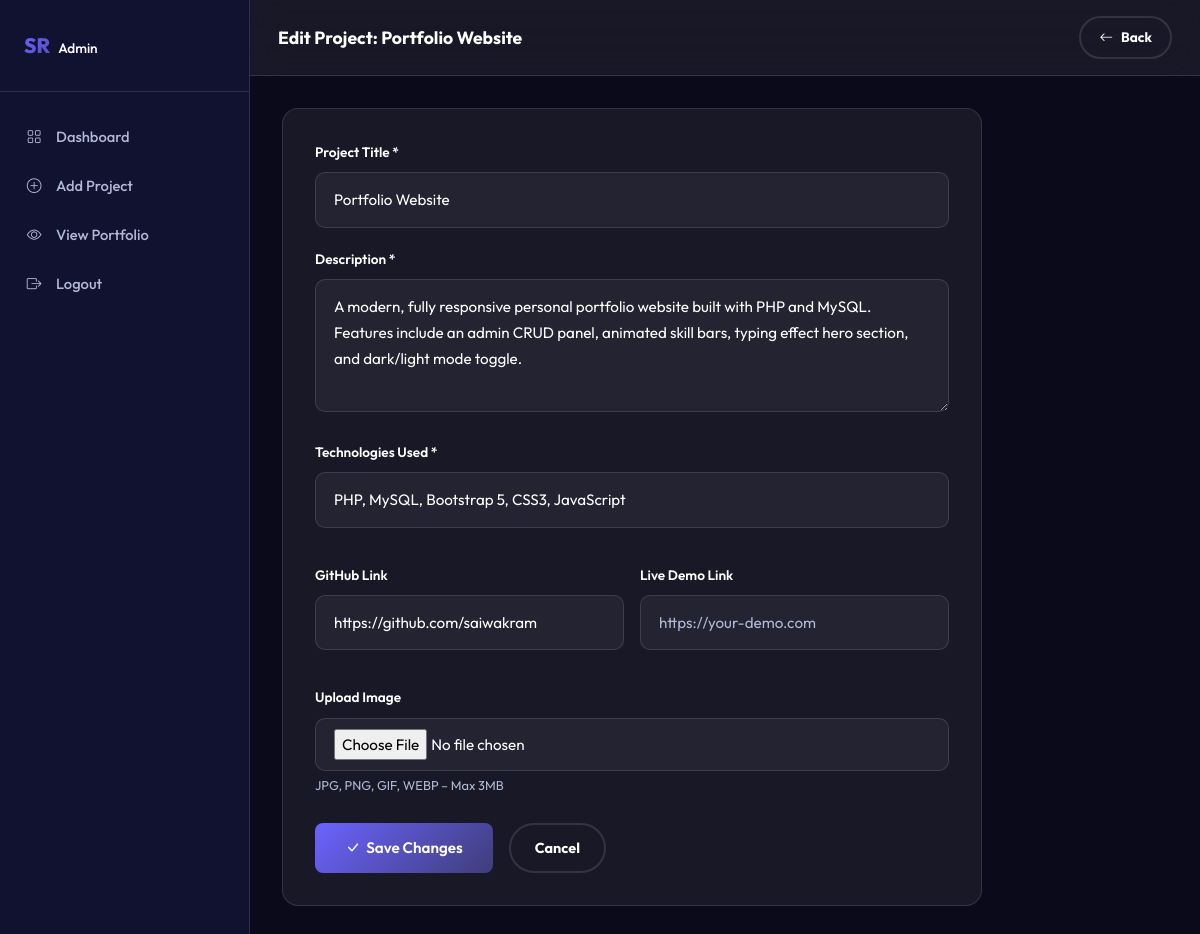
Page /admin/edit_project.php?id=3 (signed in) on the committed database.
### tables this page shows
CREATE TABLE IF NOT EXISTS projects (
    id           INT AUTO_INCREMENT PRIMARY KEY,
    title        VARCHAR(150)  NOT NULL,
    description  TEXT          NOT NULL,
    technologies VARCHAR(255)  NOT NULL,
    image        VARCHAR(255)  DEFAULT NULL,
    github_link  VARCHAR(255)  DEFAULT NULL,
    demo_link    VARCHAR(255)  DEFAULT NULL,
    created_at   TIMESTAMP     DEFAULT CURRENT_TIMESTAMP
);

### admin/edit_project.php (the view, shortened to what this page needs)
<?php
$db = getDB();
$id = (int)($_GET['id'] ?? 0);
$stmt = $db->prepare('SELECT * FROM projects WHERE id = ?');
$stmt->execute([$id]);
$project = $stmt->fetch();
?>
<!DOCTYPE html>
<html lang="en">
<head>
    <link rel="stylesheet" href="https://cdn.jsdelivr.net/npm/bootstrap@5.3.2/dist/css/bootstrap.min.css">
    <link rel="stylesheet" href="https://cdn.jsdelivr.net/npm/bootstrap-icons@1.11.3/font/bootstrap-icons.min.css">
    <link rel="stylesheet" href="../assets/css/style.css">
</head>
<body>
<aside class="admin-sidebar">
    <div class="sidebar-brand">
        <span style="background:var(--gradient-1);-webkit-background-clip:text;-webkit-text-fill-color:transparent;background-clip:text;font-weight:800;">SR<span class="brand-text" style="-webkit-text-fill-color:var(--text-primary);font-size:.85rem;font-weight:500;margin-left:8px;">Admin</span></span>
    </div>
    <nav>
        <a href="dashboard.php" class="sidebar-nav-item">
            <i class="bi bi-grid"></i><span class="nav-text">Dashboard</span>
        </a>
        <a href="add_project.php" class="sidebar-nav-item">
            <i class="bi bi-plus-circle"></i><span class="nav-text">Add Project</span>
        </a>
        <a href="../index.php" class="sidebar-nav-item" target="_blank">
            <i class="bi bi-eye"></i><span class="nav-text">View Portfolio</span>
        </a>
        <a href="logout.php" class="sidebar-nav-item">
            <i class="bi bi-box-arrow-right"></i><span class="nav-text">Logout</span>
        </a>
    </nav>
</aside>
<div class="admin-main">
    <div class="admin-topbar">
        <h1 style="font-size:1.1rem;font-weight:700;margin:0;">
            Edit Project: <?= htmlspecialchars($project['title']) ?>
        </h1>
        <a href="dashboard.php" class="btn-outline-custom" style="padding:8px 18px;font-size:.85rem;">
            <i class="bi bi-arrow-left"></i> Back
        </a>
    </div>
    <div class="admin-content">
        <div class="admin-form-card">
            <form method="POST" action="edit_project.php?id=<?= $id ?>" enctype="multipart/form-data" novalidate>
                <div class="form-group">
                    <label class="form-label-custom" for="title">Project Title *</label>
                    <input type="text" id="title" name="title" class="form-control-custom"
                           placeholder="e.g. Transport ERP" required maxlength="150"
                           value="<?= htmlspecialchars($project['title']) ?>">
                </div>
                <div class="form-group mt-3">
                    <label class="form-label-custom" for="description">Description *</label>
                    <textarea id="description" name="description" class="form-control-custom" rows="4"
                              placeholder="Describe your project…" required><?= htmlspecialchars($project['description']) ?></textarea>
                </div>
                <div class="form-group mt-3">
                    <label class="form-label-custom" for="technologies">Technologies Used *</label>
                    <input type="text" id="technologies" name="technologies" class="form-control-custom"
                           placeholder="e.g. PHP, MySQL, Bootstrap 5"
                           required maxlength="255"
                           value="<?= htmlspecialchars($project['technologies']) ?>">
                </div>
                <div class="row g-3 mt-0">
                    <div class="col-sm-6 form-group">
                        <label class="form-label-custom" for="github_link">GitHub Link</label>
                        <input type="url" id="github_link" name="github_link" class="form-control-custom"
                               placeholder="https://github.com/…"
                               value="<?= htmlspecialchars($project['github_link'] ?? '') ?>">
                    </div>
                    <div class="col-sm-6 form-group">
                        <label class="form-label-custom" for="demo_link">Live Demo Link</label>
                        <input type="url" id="demo_link" name="demo_link" class="form-control-custom"
                               placeholder="https://your-demo.com"
                               value="<?= htmlspecialchars($project['demo_link'] ?? '') ?>">
                    </div>
                </div>
                <div class="form-group mt-3">
                    <label class="form-label-custom" for="image">
                        <?= $project['image'] ? 'Replace Image' : 'Upload Image' ?>
                    </label>
                    <input type="file" id="image" name="image" class="form-control-custom"
                           accept="image/jpeg,image/png,image/gif,image/webp" style="padding:10px 18px;">
                    <small style="color:var(--text-secondary);font-size:.8rem;">JPG, PNG, GIF, WEBP – Max 3MB</small>
                </div>
                <div class="d-flex gap-3 mt-4">
                    <button type="submit" class="btn-admin btn-admin-primary" style="padding:12px 30px;font-size:.95rem;">
                        <i class="bi bi-check-lg"></i> Save Changes
                    </button>
                    <a href="dashboard.php" class="btn-outline-custom" style="padding:11px 24px;font-size:.9rem;">
                        Cancel
                    </a>
                </div>
            </form>
        </div>
    </div>
</div>
</body>
</html>

### assets/css/style.css (style rules this page uses)
:root { --bg-primary: #0a0a1a; --bg-secondary: #111130; --bg-card: rgba(255,255,255,0.05); --text-primary: #ffffff; --text-secondary:#b0b8d4; --accent: #6c63ff; --accent-2: #ff6584; --accent-3: #43e97b; --gradient-1: linear-gradient(135deg,#6c63ff 0%,#3f3d7a 100%); --gradient-2: linear-gradient(135deg,#ff6584 0%,#fd9644 100%); --gradient-3: linear-gradient(135deg,#43e97b 0%,#38f9d7 100%); --gradient-hero: linear-gradient(135deg,#0a0a1a 0%,#1a1a3e 50%,#0d1b2a 100%); --glass-bg: rgba(255,255,255,0.06); --glass-border: rgba(255,255,255,0.12); --shadow: 0 8px 32px rgba(0,0,0,0.4); --radius: 16px; --radius-sm: 10px; --transition: 0.3s cubic-bezier(.25,.8,.25,1); --font-main: 'Outfit', sans-serif; --navbar-height: 72px; }
*, *::before, *::after { box-sizing: border-box; margin: 0; padding: 0; }
html { scroll-behavior: smooth; scroll-padding-top: var(--navbar-height); }
body { font-family: var(--font-main); background: var(--bg-primary); color: var(--text-primary); line-height: 1.7; overflow-x: hidden; transition: background var(--transition), color var(--transition); }
a { text-decoration: none; color: inherit; transition: color var(--transition); }
.btn-outline-custom { padding: 13px 34px; border-radius: 50px; background: transparent; color: var(--text-primary); font-weight: 700; font-size: .95rem; border: 2px solid var(--glass-border); cursor: pointer; transition: var(--transition); display: inline-flex; align-items: center; gap: 8px; }
.form-control-custom { width: 100%; background: rgba(255,255,255,0.05); border: 1.5px solid var(--glass-border); border-radius: var(--radius-sm); padding: 14px 18px; color: var(--text-primary); font-family: var(--font-main); font-size: .95rem; transition: var(--transition); outline: none; }
.form-control-custom::placeholder { color: var(--text-secondary); }
.form-label-custom { font-size: .85rem; font-weight: 600; margin-bottom: 8px; display: block; }
.form-group { margin-bottom: 20px; }
.admin-sidebar { width: 250px; min-height: 100vh; background: var(--bg-secondary); border-right: 1px solid var(--glass-border); position: fixed; top: 0; left: 0; bottom: 0; display: flex; flex-direction: column; z-index: 200; padding: 28px 0; transition: var(--transition); }
.admin-sidebar .sidebar-brand { padding: 0 24px 28px; border-bottom: 1px solid var(--glass-border); margin-bottom: 20px; font-size: 1.3rem; font-weight: 800; }
.admin-sidebar .sidebar-brand span { color: var(--accent); }
.sidebar-nav-item { padding: 12px 24px; display: flex; align-items: center; gap: 12px; color: var(--text-secondary); font-weight: 500; font-size: .92rem; transition: var(--transition); border-radius: 0; cursor: pointer; }
.sidebar-nav-item i { width: 20px; text-align: center; }
.admin-main { margin-left: 250px; min-height: 100vh; background: var(--bg-primary); }
.admin-topbar { background: var(--glass-bg); border-bottom: 1px solid var(--glass-border); padding: 16px 28px; display: flex; align-items: center; justify-content: space-between; backdrop-filter: blur(20px); position: sticky; top: 0; z-index: 100; }
.admin-content { padding: 32px; }
.btn-admin { padding: 8px 20px; border-radius: 8px; font-weight: 600; font-size: .82rem; border: none; cursor: pointer; transition: var(--transition); display: inline-flex; align-items: center; gap: 6px; }
.btn-admin-primary { background: var(--gradient-1); color: #fff; }
.admin-form-card { background: var(--glass-bg); border: 1px solid var(--glass-border); border-radius: var(--radius); padding: 32px; max-width: 700px; }

### rows in the picture
projects: title "Portfolio Website", description "A modern, fully responsive personal portfolio website built with PHP and MySQL. Features include an admin CRUD panel, animated skill bars, typing effect hero section, and dark/light mode toggle.", technologies "PHP, MySQL, Bootstrap 5, CSS3, JavaScript", github_link "https://github.com/saiwakram"
